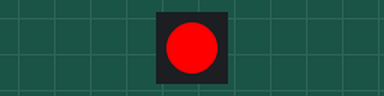
Recording of a sketch running on a simulated Arduino Uno, built with avr-gcc and run on an emulated ATmega328P. On the bench: 1 RGB LEDs in strip order, left to right.

Above: at 0.12 s.
At 1.37 s:
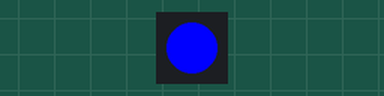
At 2.62 s:
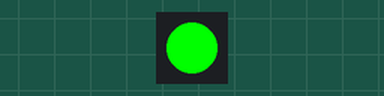
Timing chart, 0 to 3.0 s (numbered marks = the images above):
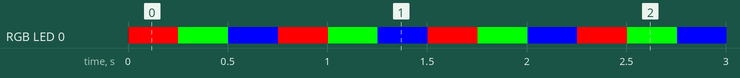

Measured:
- by itself, RGB LED 0: repeats every 0.75 s: RGB(0, 255, 0) 0.25 s, RGB(0, 0, 255) 0.25 s, RGB(255, 0, 0) 0.25 s
- by itself, everything shown: repeats every 0.75 s, in 3 steps

The sketch:

RGBLED_PoC.ino
```cpp
#include <FastLED.h>
#define LED_PIN     11
#define NUM_LEDS    1


CRGB leds[NUM_LEDS];

void setup() {
//  // put your setup code here, to run once:
//  int led_pin = 11;
//  int num_leds = 1;
  FastLED.addLeds<WS2812, LED_PIN, GRB>(leds, NUM_LEDS);


}

void loop() {
  // put your main code here, to run repeatedly:
  leds[0] = CRGB(255, 0, 0);
  FastLED.show();

  delay(250);

  leds[0] = CRGB(0, 255, 0);
  FastLED.show();

  delay(250);

  leds[0] = CRGB(0, 0, 255);
  FastLED.show();

  delay(250);

}
```
